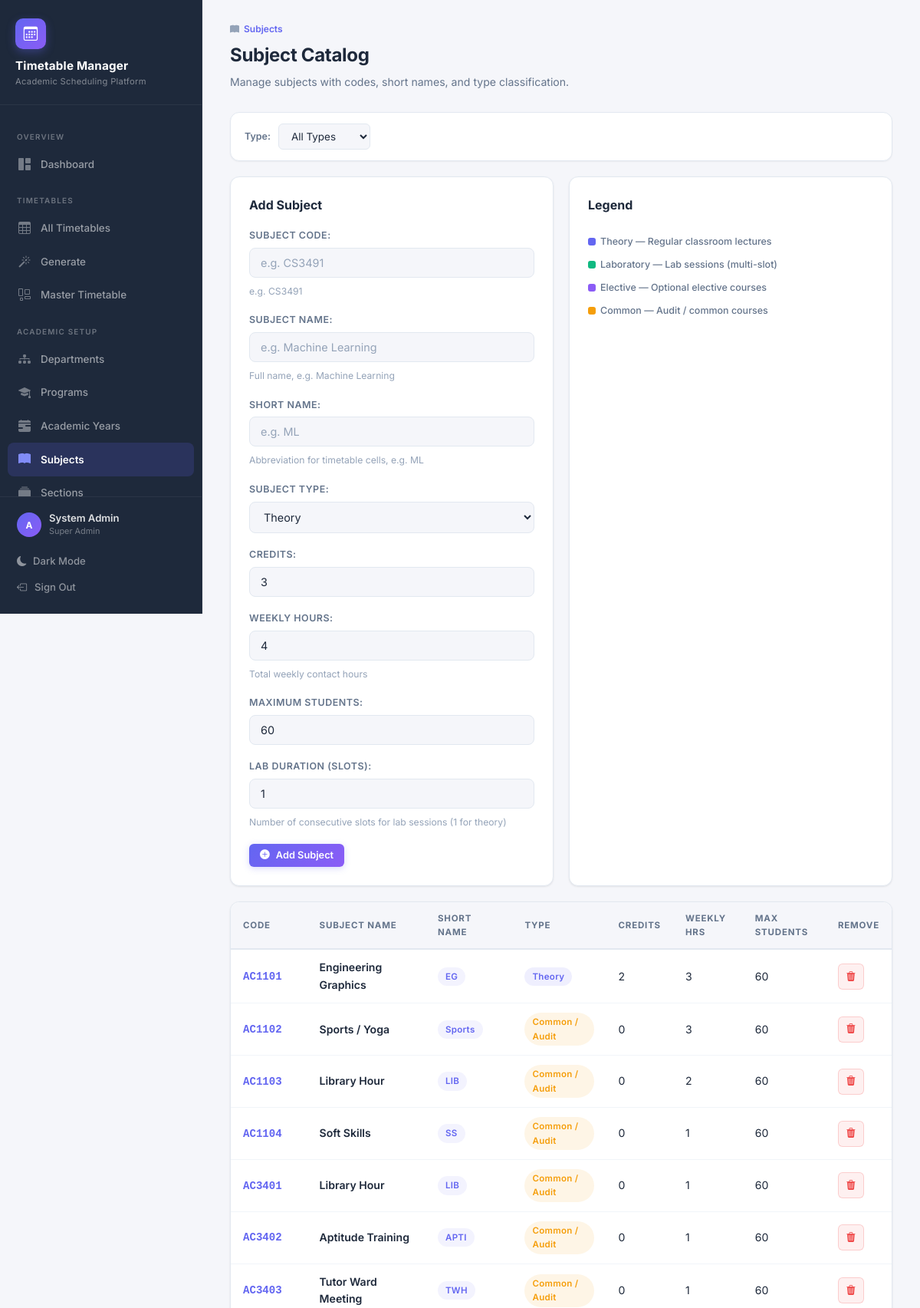
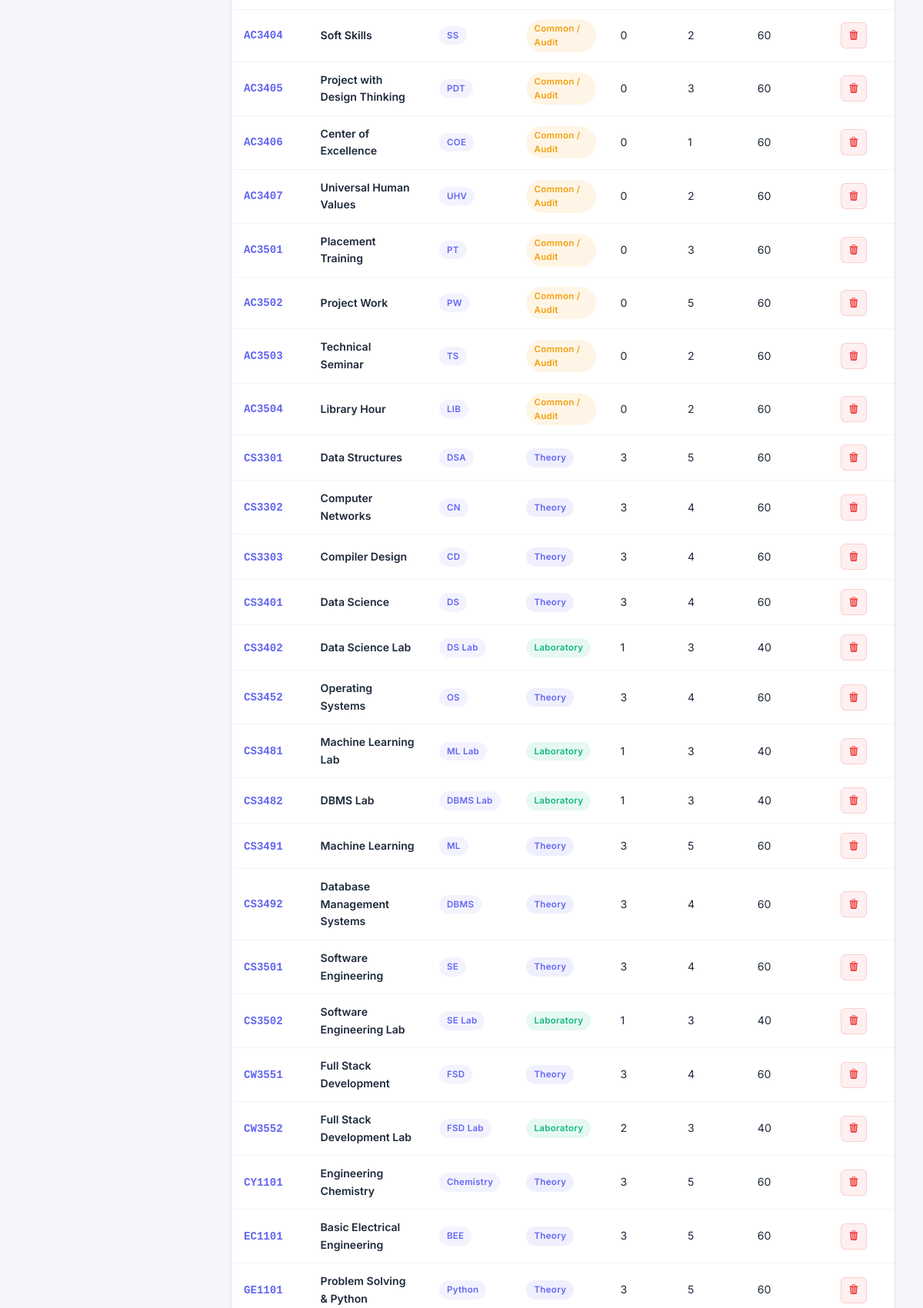
/subjects/ (signed in, upper part), run on the app's committed database (2 pictures, top to bottom).
### TTS/SchedulerApp/models.py (models this page shows, shortened)
class Subject(models.Model):
    code = models.CharField(
        max_length=15, unique=True, verbose_name='Subject Code',
        help_text='e.g. CS3491'
    )
    name = models.CharField(
        max_length=120, verbose_name='Subject Name',
        help_text='Full name, e.g. Machine Learning'
    )
    short_name = models.CharField(
        max_length=15, verbose_name='Short Name',
        help_text='Abbreviation for timetable cells, e.g. ML'
    )
    subject_type = models.CharField(
        max_length=10, choices=SUBJECT_TYPES, default='THEORY',
        verbose_name='Subject Type'
    )
    credits = models.PositiveIntegerField(
        default=3, verbose_name='Credits',
        validators=[MinValueValidator(0), MaxValueValidator(10)]
    )
    weekly_hours = models.PositiveIntegerField(
        default=4, verbose_name='Weekly Hours',
        help_text='Total weekly contact hours'
    )
    max_students = models.PositiveIntegerField(
        default=60, verbose_name='Maximum Students'
    )
    lab_duration_slots = models.PositiveIntegerField(
        default=1, verbose_name='Lab Duration (Slots)',
        help_text='Number of consecutive slots for lab sessions (1 for theory)',
        validators=[MinValueValidator(1), MaxValueValidator(4)]
    )
    class Meta:
        ordering = ['code']
        verbose_name = 'Subject'
        verbose_name_plural = 'Subjects'

### TTS/SchedulerApp/views.py (the view)
# urls.py: path('subjects/', views.subject_list, name='subject_list'),
@login_required
@management_required
def subject_list(request):
    form = SubjectForm(request.POST or None)
    if request.method == 'POST' and form.is_valid():
        form.save()
        messages.success(request, 'Subject added successfully.')
        return redirect('subject_list')
    subjects = Subject.objects.all()
    type_filter = request.GET.get('type')
    if type_filter:
        subjects = subjects.filter(subject_type=type_filter)
    return render(request, 'subject_list.html', {
        'form': form,
        'subjects': subjects,
        'filter_type': type_filter,
    })

### TTS/SchedulerApp/models.py (called while the page is built)
    @property
    def is_super_admin(self):
        return self.role == 'SUPER_ADMIN'

    @property
    def can_manage_timetable(self):
        return self.role in ('SUPER_ADMIN', 'TIMETABLE_ADMIN', 'HOD')

### TTS/SchedulerApp/templatetags/index.py (called while the page is built)
@register.filter
def subject_type_class(subject_type):
    classes = {
        'THEORY': 'badge-theory',
        'LAB': 'badge-lab',
        'ELECTIVE': 'badge-elective',
        'COMMON': 'badge-common',
    }
    return classes.get(subject_type, 'badge-theory')

    def render(self, context):
        path = context['request'].path
        for p in self.patterns:
            try:
                pValue = template.Variable(p).resolve(context)
                if path == pValue:
                    return 'active'
            except template.VariableDoesNotExist:
                pass
        return ''

### TTS/templates/subject_list.html (shortened to what this page needs)
{% extends 'base.html' %}
{% block content %}
{% load index %}
<div class="page-header">
  <div class="page-breadcrumb"><i class="bi bi-book-fill"></i> <span>Subjects</span></div>
  <h2>Subject Catalog</h2>
  <p>Manage subjects with codes, short names, and type classification.</p>
</div>
<form method="get" class="filter-bar">
  <label>Type:</label>
  <select name="type" onchange="this.form.submit()">
    <option value="">All Types</option>
  </select>
</form>
<div class="grid-2">
  <div class="card">
    <div class="card-header"><div class="card-title">Add Subject</div></div>
    <form method="post">
      <div class="django-form">{{ form.as_p }}</div>
      <button type="submit" class="btn btn-primary btn-sm"><i class="bi bi-plus-circle-fill"></i> Add Subject</button>
    </form>
  </div>
  <div class="card">
    <div class="card-header"><div class="card-title">Legend</div></div>
    <div style="display:flex; flex-direction:column; gap:10px; padding:8px 0;">
      <div class="legend-item"><div class="legend-dot theory"></div> Theory — Regular classroom lectures</div>
      <div class="legend-item"><div class="legend-dot lab"></div> Laboratory — Lab sessions (multi-slot)</div>
      <div class="legend-item"><div class="legend-dot elective"></div> Elective — Optional elective courses</div>
      <div class="legend-item"><div class="legend-dot common"></div> Common — Audit / common courses</div>
    </div>
  </div>
</div>
<div class="card" style="padding:0; overflow:hidden; margin-top:20px;">
  <div class="table-wrap">
    <table class="data-table">
      <thead>
        <tr>
          <th>Code</th><th>Subject Name</th><th>Short Name</th><th>Type</th>
          <th>Credits</th><th>Weekly Hrs</th><th>Max Students</th><th class="td-actions">Remove</th>
        </tr>
      </thead>
      <tbody>
        {% for subj in subjects %}
        <tr>
          <td><code style="font-weight:600; color:var(--primary);">{{ subj.code }}</code></td>
          <td style="font-weight:600;">{{ subj.name }}</td>
          <td><span class="badge badge-primary">{{ subj.short_name }}</span></td>
          <td><span class="badge {{ subj.subject_type|subject_type_class }}">{{ subj.get_subject_type_display }}</span></td>
          <td>{{ subj.credits }}</td>
          <td>{{ subj.weekly_hours }}</td>
          <td>{{ subj.max_students }}</td>
          <td class="td-actions">
            <form action="{% url 'subject_delete' subj.pk %}" method="post">{% csrf_token %}
              <button type="submit" class="btn btn-icon btn-danger btn-sm" onclick="return confirm('Delete {{ subj.name }}?')"><i class="bi bi-trash3-fill"></i></button>
            </form>
          </td>
        </tr>
        {% empty %}
        <tr><td colspan="8"><div class="empty-state"><i class="bi bi-book"></i><h3>No Subjects</h3><p>Add your first subject above.</p></div></td></tr>
        {% endfor %}
      </tbody>
    </table>
  </div>
</div>
{% endblock %}

### TTS/templates/base.html (shortened to what this page needs)
{% load static %}
{% load index %}
{% url 'dashboard' as dashboard_url %}
{% url 'department_list' as dept_url %}
{% url 'program_list' as prog_url %}
{% url 'academic_year_list' as ay_url %}
{% url 'room_list' as room_url %}
{% url 'timeslot_list' as slot_url %}
{% url 'faculty_list' as fac_url %}
{% url 'subject_list' as subj_url %}
{% url 'section_list' as sec_url %}
{% url 'offering_list' as offer_url %}
{% url 'timetable_list' as tt_url %}
{% url 'timetable_generate' as gen_url %}
{% url 'master_timetable' as master_url %}
{% url 'user_list' as user_url %}
<!DOCTYPE html>
<html lang="en" data-theme="light">
<head>
  <link rel="stylesheet" href="https://cdn.jsdelivr.net/npm/bootstrap-icons@1.11.3/font/bootstrap-icons.min.css">
  <link rel="stylesheet" type="text/css" href="{% static 'CSS/style.css' %}">
</head>
<body>
  <aside class="sidebar" id="sidebar">
    <div class="sidebar-brand">
      <div class="brand-icon">
        <i class="bi bi-calendar3"></i>
      </div>
      <h1>Timetable Manager</h1>
      <span>Academic Scheduling Platform</span>
    </div>
    <nav class="sidebar-nav">
      <div class="nav-section-label">Overview</div>
      <a href="{{ dashboard_url }}" class="{% active request dashboard_url %}">
        <i class="bi bi-grid-1x2-fill"></i>
        Dashboard
      </a>
      {% if user.is_authenticated %}
      <div class="nav-section-label">Timetables</div>
      <a href="{{ tt_url }}" class="{% active request tt_url %}">
        <i class="bi bi-table"></i>
        All Timetables
      </a>
      {% if can_manage %}
      <a href="{{ gen_url }}" class="{% active request gen_url %}">
        <i class="bi bi-magic"></i>
        Generate
      </a>
      <a href="{{ master_url }}" class="{% active request master_url %}">
        <i class="bi bi-layout-wtf"></i>
        Master Timetable
      </a>
      {% endif %}
      <div class="nav-section-label">Academic Setup</div>
      {% if is_admin %}
      <a href="{{ dept_url }}" class="{% active request dept_url %}">
        <i class="bi bi-diagram-3-fill"></i>
        Departments
      </a>
      <a href="{{ prog_url }}" class="{% active request prog_url %}">
        <i class="bi bi-mortarboard-fill"></i>
        Programs
      </a>
      <a href="{{ ay_url }}" class="{% active request ay_url %}">
        <i class="bi bi-calendar-range-fill"></i>
        Academic Years
      </a>
      {% endif %}
      {% if can_manage %}
      <a href="{{ subj_url }}" class="{% active request subj_url %}">
        <i class="bi bi-book-fill"></i>
        Subjects
      </a>
      <a href="{{ sec_url }}" class="{% active request sec_url %}">
        <i class="bi bi-collection-fill"></i>
        Sections
      </a>
      {% endif %}
      {% endif %}
    </nav>
    <div class="sidebar-footer">
      {% if user.is_authenticated %}
      <div class="user-info">
        <div class="user-avatar">{{ user.username|make_list|first|upper }}</div>
        <div>
          <div class="user-name">{{ user.get_full_name|default:user.username }}</div>
          <div class="user-role">{{ user_role_display }}</div>
        </div>
      </div>
      <button class="theme-toggle" id="themeToggle">
        <i class="bi bi-moon-fill"></i>
        <span>Dark Mode</span>
      </button>
      <a href="{% url 'logout' %}">
        <i class="bi bi-box-arrow-left"></i>
        Sign Out
      </a>
      {% endif %}
    </div>
  </aside>
  <main class="main-content">
    {% block content %}
    {% endblock %}
  </main>
</body>
</html>

### data on the page
Subject: code "AC1101", name "Engineering Graphics", short_name "EG", subject_type "Theory", credits "2", weekly_hours "3", max_students "60"
Subject: code "AC1102", name "Sports / Yoga", short_name "Sports", subject_type "Common / Audit", credits "0", weekly_hours "3", max_students "60"
Subject: code "AC1103", name "Library Hour", short_name "LIB", subject_type "Common / Audit", credits "0", weekly_hours "2", max_students "60"
Subject: code "AC1104", name "Soft Skills", short_name "SS", subject_type "Common / Audit", credits "0", weekly_hours "1", max_students "60"
Subject: code "AC3401", name "Library Hour", short_name "LIB", subject_type "Common / Audit", credits "0", weekly_hours "1", max_students "60"
Subject: code "AC3402", name "Aptitude Training", short_name "APTI", subject_type "Common / Audit", credits "0", weekly_hours "1", max_students "60"
Subject: code "AC3403", name "Tutor Ward Meeting", short_name "TWH", subject_type "Common / Audit", credits "0", weekly_hours "1", max_students "60"
Subject: code "AC3404", name "Soft Skills", short_name "SS", subject_type "Common / Audit", credits "0", weekly_hours "2", max_students "60"
Subject: code "AC3405", name "Project with Design Thinking", short_name "PDT", subject_type "Common / Audit", credits "0", weekly_hours "3", max_students "60"
Subject: code "AC3406", name "Center of Excellence", short_name "COE", subject_type "Common / Audit", credits "0", weekly_hours "1", max_students "60"
Subject: code "AC3407", name "Universal Human Values", short_name "UHV", subject_type "Common / Audit", credits "0", weekly_hours "2", max_students "60"
Subject: code "AC3501", name "Placement Training", short_name "PT", subject_type "Common / Audit", credits "0", weekly_hours "3", max_students "60"
Subject: code "AC3502", name "Project Work", short_name "PW", subject_type "Common / Audit", credits "0", weekly_hours "5", max_students "60"
Subject: code "AC3503", name "Technical Seminar", short_name "TS", subject_type "Common / Audit", credits "0", weekly_hours "2", max_students "60"
Subject: code "AC3504", name "Library Hour", short_name "LIB", subject_type "Common / Audit", credits "0", weekly_hours "2", max_students "60"
Subject: code "CS3301", name "Data Structures", short_name "DSA", subject_type "Theory", credits "3", weekly_hours "5", max_students "60"
Subject: code "CS3302", name "Computer Networks", short_name "CN", subject_type "Theory", credits "3", weekly_hours "4", max_students "60"
Subject: code "CS3303", name "Compiler Design", short_name "CD", subject_type "Theory", credits "3", weekly_hours "4", max_students "60"
Subject: code "CS3401", name "Data Science", short_name "DS", subject_type "Theory", credits "3", weekly_hours "4", max_students "60"
Subject: code "CS3402", name "Data Science Lab", short_name "DS Lab", subject_type "Laboratory", credits "1", weekly_hours "3", max_students "40"
Subject: code "CS3452", name "Operating Systems", short_name "OS", subject_type "Theory", credits "3", weekly_hours "4", max_students "60"
Subject: code "CS3481", name "Machine Learning Lab", short_name "ML Lab", subject_type "Laboratory", credits "1", weekly_hours "3", max_students "40"
Subject: code "CS3482", name "DBMS Lab", short_name "DBMS Lab", subject_type "Laboratory", credits "1", weekly_hours "3", max_students "40"
Subject: code "CS3491", name "Machine Learning", short_name "ML", subject_type "Theory", credits "3", weekly_hours "5", max_students "60"
Subject: code "CS3492", name "Database Management Systems", short_name "DBMS", subject_type "Theory", credits "3", weekly_hours "4", max_students "60"
Subject: code "CS3501", name "Software Engineering", short_name "SE", subject_type "Theory", credits "3", weekly_hours "4", max_students "60"
Subject: code "CS3502", name "Software Engineering Lab", short_name "SE Lab", subject_type "Laboratory", credits "1", weekly_hours "3", max_students "40"
Subject: code "CW3551", name "Full Stack Development", short_name "FSD", subject_type "Theory", credits "3", weekly_hours "4", max_students "60"
Subject: code "CW3552", name "Full Stack Development Lab", short_name "FSD Lab", subject_type "Laboratory", credits "2", weekly_hours "3", max_students "40"
Subject: code "CY1101", name "Engineering Chemistry", short_name "Chemistry", subject_type "Theory", credits "3", weekly_hours "5", max_students "60"
Subject: code "EC1101", name "Basic Electrical Engineering", short_name "BEE", subject_type "Theory", credits "3", weekly_hours "5", max_students "60"
Subject: code "GE1101", name "Problem Solving & Python", short_name "Python", subject_type "Theory", credits "3", weekly_hours "5", max_students "60"

### other printed values
{{ user.username|make_list|first|upper }} "A"
{{ user.get_full_name|default:user.username }} "System Admin"
{{ user_role_display }} "Super Admin"
